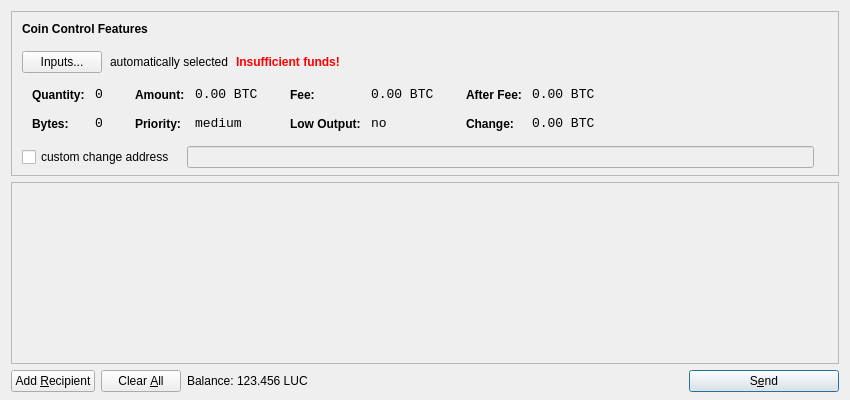
<?xml version="1.0" encoding="UTF-8"?>
<ui version="4.0">
 <class>SendCoinsDialog</class>
 <widget class="QDialog" name="SendCoinsDialog">
  <property name="geometry">
   <rect>
    <x>0</x>
    <y>0</y>
    <width>850</width>
    <height>400</height>
   </rect>
  </property>
  <property name="windowTitle">
   <string>Send Coins</string>
  </property>
  <layout class="QVBoxLayout" name="verticalLayout" stretch="0,1,0">
   <property name="bottomMargin">
    <number>8</number>
   </property>
   <item>
    <widget class="QFrame" name="frameCoinControl">
     <property name="sizePolicy">
      <sizepolicy hsizetype="Expanding" vsizetype="Expanding">
       <horstretch>0</horstretch>
       <verstretch>0</verstretch>
      </sizepolicy>
     </property>
     <property name="maximumSize">
      <size>
       <width>16777215</width>
       <height>16777215</height>
      </size>
     </property>
     <property name="frameShape">
      <enum>QFrame::StyledPanel</enum>
     </property>
     <property name="frameShadow">
      <enum>QFrame::Sunken</enum>
     </property>
     <layout class="QVBoxLayout" name="verticalLayoutCoinControl2">
      <property name="spacing">
       <number>-1</number>
      </property>
      <property name="leftMargin">
       <number>0</number>
      </property>
      <property name="topMargin">
       <number>0</number>
      </property>
      <property name="rightMargin">
       <number>0</number>
      </property>
      <property name="bottomMargin">
       <number>6</number>
      </property>
      <item>
       <layout class="QVBoxLayout" name="verticalLayoutCoinControl" stretch="0,0,0,0,1">
        <property name="spacing">
         <number>0</number>
        </property>
        <property name="leftMargin">
         <number>10</number>
        </property>
        <property name="topMargin">
         <number>10</number>
        </property>
        <item>
         <layout class="QHBoxLayout" name="horizontalLayoutCoinControl1">
          <property name="bottomMargin">
           <number>15</number>
          </property>
          <item>
           <widget class="QLabel" name="labelCoinControlFeatures">
            <property name="sizePolicy">
             <sizepolicy hsizetype="Preferred" vsizetype="Maximum">
              <horstretch>0</horstretch>
              <verstretch>0</verstretch>
             </sizepolicy>
            </property>
            <property name="font">
             <font>
              <weight>75</weight>
              <bold>true</bold>
             </font>
            </property>
            <property name="styleSheet">
             <string notr="true">font-weight:bold;</string>
            </property>
            <property name="text">
             <string>Coin Control Features</string>
            </property>
           </widget>
          </item>
         </layout>
        </item>
        <item>
         <layout class="QHBoxLayout" name="horizontalLayoutCoinControl2" stretch="0,0,0,0">
          <property name="spacing">
           <number>8</number>
          </property>
          <property name="bottomMargin">
           <number>10</number>
          </property>
          <item>
           <widget class="QPushButton" name="pushButtonCoinControl">
            <property name="styleSheet">
             <string notr="true"/>
            </property>
            <property name="text">
             <string>Inputs...</string>
            </property>
           </widget>
          </item>
          <item>
           <widget class="QLabel" name="labelCoinControlAutomaticallySelected">
            <property name="text">
             <string>automatically selected</string>
            </property>
            <property name="margin">
             <number>5</number>
            </property>
           </widget>
          </item>
          <item>
           <widget class="QLabel" name="labelCoinControlInsuffFunds">
            <property name="font">
             <font>
              <weight>75</weight>
              <bold>true</bold>
             </font>
            </property>
            <property name="styleSheet">
             <string notr="true">color:red;font-weight:bold;</string>
            </property>
            <property name="text">
             <string>Insufficient funds!</string>
            </property>
            <property name="margin">
             <number>5</number>
            </property>
           </widget>
          </item>
          <item>
           <spacer name="horizontalSpacerCoinControl">
            <property name="orientation">
             <enum>Qt::Horizontal</enum>
            </property>
            <property name="sizeHint" stdset="0">
             <size>
              <width>40</width>
              <height>1</height>
             </size>
            </property>
           </spacer>
          </item>
         </layout>
        </item>
        <item>
         <widget class="QWidget" name="widgetCoinControl" native="true">
          <property name="sizePolicy">
           <sizepolicy hsizetype="Preferred" vsizetype="Preferred">
            <horstretch>0</horstretch>
            <verstretch>0</verstretch>
           </sizepolicy>
          </property>
          <property name="minimumSize">
           <size>
            <width>0</width>
            <height>0</height>
           </size>
          </property>
          <property name="styleSheet">
           <string notr="true"/>
          </property>
          <layout class="QHBoxLayout" name="horizontalLayoutCoinControl5">
           <property name="margin">
            <number>0</number>
           </property>
           <item>
            <layout class="QHBoxLayout" name="horizontalLayoutCoinControl3" stretch="0,0,0,1">
             <property name="spacing">
              <number>20</number>
             </property>
             <property name="topMargin">
              <number>0</number>
             </property>
             <property name="bottomMargin">
              <number>10</number>
             </property>
             <item>
              <layout class="QFormLayout" name="formLayoutCoinControl1">
               <property name="horizontalSpacing">
                <number>10</number>
               </property>
               <property name="verticalSpacing">
                <number>14</number>
               </property>
               <property name="leftMargin">
                <number>10</number>
               </property>
               <property name="topMargin">
                <number>4</number>
               </property>
               <property name="rightMargin">
                <number>6</number>
               </property>
               <item row="0" column="0">
                <widget class="QLabel" name="labelCoinControlQuantityText">
                 <property name="styleSheet">
                  <string notr="true">font-weight:bold;</string>
                 </property>
                 <property name="text">
                  <string>Quantity:</string>
                 </property>
                 <property name="margin">
                  <number>0</number>
                 </property>
                </widget>
               </item>
               <item row="0" column="1">
                <widget class="QLabel" name="labelCoinControlQuantity">
                 <property name="font">
                  <font>
                   <family>Monospace</family>
                   <pointsize>10</pointsize>
                  </font>
                 </property>
                 <property name="cursor">
                  <cursorShape>IBeamCursor</cursorShape>
                 </property>
                 <property name="contextMenuPolicy">
                  <enum>Qt::ActionsContextMenu</enum>
                 </property>
                 <property name="text">
                  <string notr="true">0</string>
                 </property>
                 <property name="margin">
                  <number>0</number>
                 </property>
                 <property name="textInteractionFlags">
                  <set>Qt::LinksAccessibleByMouse|Qt::TextSelectableByKeyboard|Qt::TextSelectableByMouse</set>
                 </property>
                </widget>
               </item>
               <item row="1" column="0">
                <widget class="QLabel" name="labelCoinControlBytesText">
                 <property name="styleSheet">
                  <string notr="true">font-weight:bold;</string>
                 </property>
                 <property name="text">
                  <string>Bytes:</string>
                 </property>
                </widget>
               </item>
               <item row="1" column="1">
                <widget class="QLabel" name="labelCoinControlBytes">
                 <property name="font">
                  <font>
                   <family>Monospace</family>
                   <pointsize>10</pointsize>
                  </font>
                 </property>
                 <property name="cursor">
                  <cursorShape>IBeamCursor</cursorShape>
                 </property>
                 <property name="contextMenuPolicy">
                  <enum>Qt::ActionsContextMenu</enum>
                 </property>
                 <property name="text">
                  <string notr="true">0</string>
                 </property>
                 <property name="textInteractionFlags">
                  <set>Qt::LinksAccessibleByMouse|Qt::TextSelectableByKeyboard|Qt::TextSelectableByMouse</set>
                 </property>
                </widget>
               </item>
              </layout>
             </item>
             <item>
              <layout class="QFormLayout" name="formLayoutCoinControl2">
               <property name="horizontalSpacing">
                <number>10</number>
               </property>
               <property name="verticalSpacing">
                <number>14</number>
               </property>
               <property name="leftMargin">
                <number>6</number>
               </property>
               <property name="topMargin">
                <number>4</number>
               </property>
               <property name="rightMargin">
                <number>6</number>
               </property>
               <item row="0" column="0">
                <widget class="QLabel" name="labelCoinControlAmountText">
                 <property name="styleSheet">
                  <string notr="true">font-weight:bold;</string>
                 </property>
                 <property name="text">
                  <string>Amount:</string>
                 </property>
                 <property name="margin">
                  <number>0</number>
                 </property>
                </widget>
               </item>
               <item row="0" column="1">
                <widget class="QLabel" name="labelCoinControlAmount">
                 <property name="font">
                  <font>
                   <family>Monospace</family>
                   <pointsize>10</pointsize>
                  </font>
                 </property>
                 <property name="cursor">
                  <cursorShape>IBeamCursor</cursorShape>
                 </property>
                 <property name="contextMenuPolicy">
                  <enum>Qt::ActionsContextMenu</enum>
                 </property>
                 <property name="text">
                  <string notr="true">0.00 BTC</string>
                 </property>
                 <property name="textInteractionFlags">
                  <set>Qt::LinksAccessibleByMouse|Qt::TextSelectableByKeyboard|Qt::TextSelectableByMouse</set>
                 </property>
                </widget>
               </item>
               <item row="1" column="0">
                <widget class="QLabel" name="labelCoinControlPriorityText">
                 <property name="styleSheet">
                  <string notr="true">font-weight:bold;</string>
                 </property>
                 <property name="text">
                  <string>Priority:</string>
                 </property>
                </widget>
               </item>
               <item row="1" column="1">
                <widget class="QLabel" name="labelCoinControlPriority">
                 <property name="font">
                  <font>
                   <family>Monospace</family>
                   <pointsize>10</pointsize>
                  </font>
                 </property>
                 <property name="cursor">
                  <cursorShape>IBeamCursor</cursorShape>
                 </property>
                 <property name="contextMenuPolicy">
                  <enum>Qt::ActionsContextMenu</enum>
                 </property>
                 <property name="text">
                  <string>medium</string>
                 </property>
                 <property name="textInteractionFlags">
                  <set>Qt::LinksAccessibleByMouse|Qt::TextSelectableByKeyboard|Qt::TextSelectableByMouse</set>
                 </property>
                </widget>
               </item>
              </layout>
             </item>
             <item>
              <layout class="QFormLayout" name="formLayoutCoinControl3">
               <property name="horizontalSpacing">
                <number>10</number>
               </property>
               <property name="verticalSpacing">
                <number>14</number>
               </property>
               <property name="leftMargin">
                <number>6</number>
               </property>
               <property name="topMargin">
                <number>4</number>
               </property>
               <property name="rightMargin">
                <number>6</number>
               </property>
               <item row="0" column="0">
                <widget class="QLabel" name="labelCoinControlFeeText">
                 <property name="styleSheet">
                  <string notr="true">font-weight:bold;</string>
                 </property>
                 <property name="text">
                  <string>Fee:</string>
                 </property>
                 <property name="margin">
                  <number>0</number>
                 </property>
                </widget>
               </item>
               <item row="0" column="1">
                <widget class="QLabel" name="labelCoinControlFee">
                 <property name="font">
                  <font>
                   <family>Monospace</family>
                   <pointsize>10</pointsize>
                  </font>
                 </property>
                 <property name="cursor">
                  <cursorShape>IBeamCursor</cursorShape>
                 </property>
                 <property name="contextMenuPolicy">
                  <enum>Qt::ActionsContextMenu</enum>
                 </property>
                 <property name="text">
                  <string notr="true">0.00 BTC</string>
                 </property>
                 <property name="textInteractionFlags">
                  <set>Qt::LinksAccessibleByMouse|Qt::TextSelectableByKeyboard|Qt::TextSelectableByMouse</set>
                 </property>
                </widget>
               </item>
               <item row="1" column="0">
                <widget class="QLabel" name="labelCoinControlLowOutputText">
                 <property name="styleSheet">
                  <string notr="true">font-weight:bold;</string>
                 </property>
                 <property name="text">
                  <string>Low Output:</string>
                 </property>
                </widget>
               </item>
               <item row="1" column="1">
                <widget class="QLabel" name="labelCoinControlLowOutput">
                 <property name="font">
                  <font>
                   <family>Monospace</family>
                   <pointsize>10</pointsize>
                  </font>
                 </property>
                 <property name="cursor">
                  <cursorShape>IBeamCursor</cursorShape>
                 </property>
                 <property name="contextMenuPolicy">
                  <enum>Qt::ActionsContextMenu</enum>
                 </property>
                 <property name="text">
                  <string>no</string>
                 </property>
                 <property name="textInteractionFlags">
                  <set>Qt::LinksAccessibleByMouse|Qt::TextSelectableByKeyboard|Qt::TextSelectableByMouse</set>
                 </property>
                </widget>
               </item>
              </layout>
             </item>
             <item>
              <layout class="QFormLayout" name="formLayoutCoinControl4">
               <property name="horizontalSpacing">
                <number>10</number>
               </property>
               <property name="verticalSpacing">
                <number>14</number>
               </property>
               <property name="leftMargin">
                <number>6</number>
               </property>
               <property name="topMargin">
                <number>4</number>
               </property>
               <property name="rightMargin">
                <number>6</number>
               </property>
               <item row="0" column="0">
                <widget class="QLabel" name="labelCoinControlAfterFeeText">
                 <property name="styleSheet">
                  <string notr="true">font-weight:bold;</string>
                 </property>
                 <property name="text">
                  <string>After Fee:</string>
                 </property>
                 <property name="margin">
                  <number>0</number>
                 </property>
                </widget>
               </item>
               <item row="0" column="1">
                <widget class="QLabel" name="labelCoinControlAfterFee">
                 <property name="font">
                  <font>
                   <family>Monospace</family>
                   <pointsize>10</pointsize>
                  </font>
                 </property>
                 <property name="cursor">
                  <cursorShape>IBeamCursor</cursorShape>
                 </property>
                 <property name="contextMenuPolicy">
                  <enum>Qt::ActionsContextMenu</enum>
                 </property>
                 <property name="text">
                  <string notr="true">0.00 BTC</string>
                 </property>
                 <property name="textInteractionFlags">
                  <set>Qt::LinksAccessibleByMouse|Qt::TextSelectableByKeyboard|Qt::TextSelectableByMouse</set>
                 </property>
                </widget>
               </item>
               <item row="1" column="0">
                <widget class="QLabel" name="labelCoinControlChangeText">
                 <property name="styleSheet">
                  <string notr="true">font-weight:bold;</string>
                 </property>
                 <property name="text">
                  <string>Change:</string>
                 </property>
                </widget>
               </item>
               <item row="1" column="1">
                <widget class="QLabel" name="labelCoinControlChange">
                 <property name="font">
                  <font>
                   <family>Monospace</family>
                   <pointsize>10</pointsize>
                  </font>
                 </property>
                 <property name="cursor">
                  <cursorShape>IBeamCursor</cursorShape>
                 </property>
                 <property name="contextMenuPolicy">
                  <enum>Qt::ActionsContextMenu</enum>
                 </property>
                 <property name="text">
                  <string notr="true">0.00 BTC</string>
                 </property>
                 <property name="textInteractionFlags">
                  <set>Qt::LinksAccessibleByMouse|Qt::TextSelectableByKeyboard|Qt::TextSelectableByMouse</set>
                 </property>
                </widget>
               </item>
              </layout>
             </item>
            </layout>
           </item>
          </layout>
         </widget>
        </item>
        <item>
         <layout class="QHBoxLayout" name="horizontalLayoutCoinControl4" stretch="0,0,0">
          <property name="spacing">
           <number>12</number>
          </property>
          <property name="sizeConstraint">
           <enum>QLayout::SetDefaultConstraint</enum>
          </property>
          <property name="topMargin">
           <number>5</number>
          </property>
          <property name="rightMargin">
           <number>5</number>
          </property>
          <item>
           <widget class="QCheckBox" name="checkBoxCoinControlChange">
            <property name="text">
             <string>custom change address</string>
            </property>
           </widget>
          </item>
          <item>
           <widget class="QLineEdit" name="lineEditCoinControlChange">
            <property name="enabled">
             <bool>false</bool>
            </property>
            <property name="sizePolicy">
             <sizepolicy hsizetype="Expanding" vsizetype="Fixed">
              <horstretch>0</horstretch>
              <verstretch>0</verstretch>
             </sizepolicy>
            </property>
           </widget>
          </item>
          <item>
           <widget class="QLabel" name="labelCoinControlChangeLabel">
            <property name="sizePolicy">
             <sizepolicy hsizetype="Preferred" vsizetype="Expanding">
              <horstretch>0</horstretch>
              <verstretch>0</verstretch>
             </sizepolicy>
            </property>
            <property name="minimumSize">
             <size>
              <width>0</width>
              <height>0</height>
             </size>
            </property>
            <property name="text">
             <string/>
            </property>
            <property name="margin">
             <number>3</number>
            </property>
           </widget>
          </item>
         </layout>
        </item>
        <item>
         <spacer name="verticalSpacerCoinControl">
          <property name="orientation">
           <enum>Qt::Vertical</enum>
          </property>
          <property name="sizeHint" stdset="0">
           <size>
            <width>800</width>
            <height>1</height>
           </size>
          </property>
         </spacer>
        </item>
       </layout>
      </item>
     </layout>
    </widget>
   </item>
   <item>
    <widget class="QScrollArea" name="scrollArea">
     <property name="widgetResizable">
      <bool>true</bool>
     </property>
     <widget class="QWidget" name="scrollAreaWidgetContents">
      <property name="geometry">
       <rect>
        <x>0</x>
        <y>0</y>
        <width>830</width>
        <height>165</height>
       </rect>
      </property>
      <layout class="QVBoxLayout" name="verticalLayout_2">
       <property name="margin">
        <number>0</number>
       </property>
       <item>
        <layout class="QVBoxLayout" name="entries">
         <property name="spacing">
          <number>6</number>
         </property>
        </layout>
       </item>
       <item>
        <spacer name="verticalSpacer">
         <property name="orientation">
          <enum>Qt::Vertical</enum>
         </property>
         <property name="sizeHint" stdset="0">
          <size>
           <width>20</width>
           <height>40</height>
          </size>
         </property>
        </spacer>
       </item>
      </layout>
     </widget>
    </widget>
   </item>
   <item>
    <layout class="QHBoxLayout" name="horizontalLayout">
     <item>
      <widget class="QPushButton" name="addButton">
       <property name="toolTip">
        <string>Send to multiple recipients at once</string>
       </property>
       <property name="text">
        <string>Add &amp;Recipient</string>
       </property>
       <property name="icon">
        <iconset resource="../bitcoin.qrc">
         <normaloff>:/icons/add</normaloff>:/icons/add</iconset>
       </property>
       <property name="autoDefault">
        <bool>false</bool>
       </property>
      </widget>
     </item>
     <item>
      <widget class="QPushButton" name="clearButton">
       <property name="sizePolicy">
        <sizepolicy hsizetype="Minimum" vsizetype="Fixed">
         <horstretch>0</horstretch>
         <verstretch>0</verstretch>
        </sizepolicy>
       </property>
       <property name="toolTip">
        <string>Remove all transaction fields</string>
       </property>
       <property name="text">
        <string>Clear &amp;All</string>
       </property>
       <property name="icon">
        <iconset resource="../bitcoin.qrc">
         <normaloff>:/icons/remove</normaloff>:/icons/remove</iconset>
       </property>
       <property name="autoRepeatDelay">
        <number>300</number>
       </property>
       <property name="autoDefault">
        <bool>false</bool>
       </property>
      </widget>
     </item>
     <item>
      <layout class="QHBoxLayout" name="horizontalLayout_2">
       <property name="spacing">
        <number>3</number>
       </property>
       <item>
        <widget class="QLabel" name="label">
         <property name="text">
          <string>Balance:</string>
         </property>
        </widget>
       </item>
       <item>
        <widget class="QLabel" name="labelBalance">
         <property name="cursor">
          <cursorShape>IBeamCursor</cursorShape>
         </property>
         <property name="text">
          <string>123.456 LUC</string>
         </property>
         <property name="textInteractionFlags">
          <set>Qt::LinksAccessibleByMouse|Qt::TextSelectableByKeyboard|Qt::TextSelectableByMouse</set>
         </property>
        </widget>
       </item>
      </layout>
     </item>
     <item>
      <spacer name="horizontalSpacer">
       <property name="orientation">
        <enum>Qt::Horizontal</enum>
       </property>
       <property name="sizeHint" stdset="0">
        <size>
         <width>40</width>
         <height>20</height>
        </size>
       </property>
      </spacer>
     </item>
     <item>
      <widget class="QPushButton" name="sendButton">
       <property name="minimumSize">
        <size>
         <width>150</width>
         <height>0</height>
        </size>
       </property>
       <property name="toolTip">
        <string>Confirm the send action</string>
       </property>
       <property name="text">
        <string>S&amp;end</string>
       </property>
       <property name="icon">
        <iconset resource="../bitcoin.qrc">
         <normaloff>:/icons/send</normaloff>:/icons/send</iconset>
       </property>
       <property name="default">
        <bool>true</bool>
       </property>
      </widget>
     </item>
    </layout>
   </item>
  </layout>
 </widget>
 <resources>
  <include location="../bitcoin.qrc"/>
 </resources>
 <connections/>
</ui>
